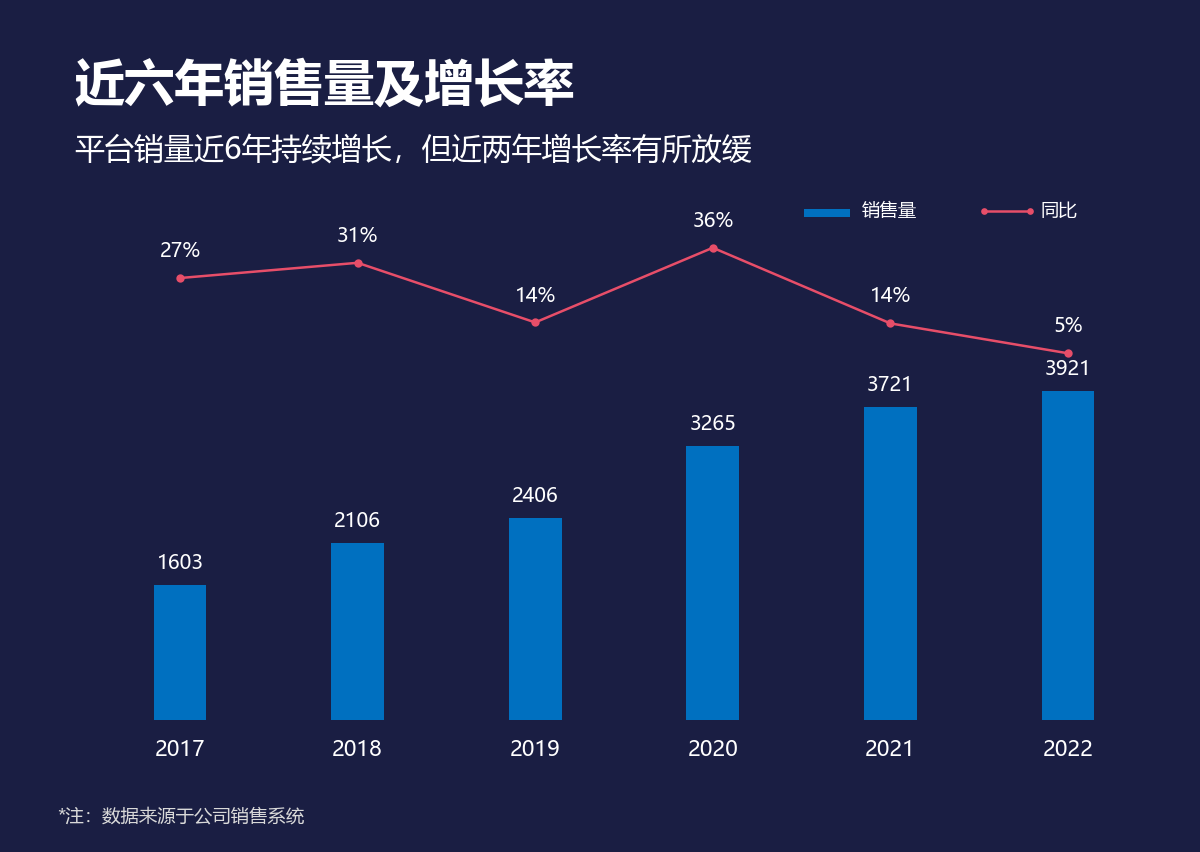

The Python source for this figure:
# -*- coding: utf-8 -*-
from pathlib import Path
import openpyxl
# 向上查找原始教材目录；只读，不修改 Excel。图形和标签共用同一组单元格值。
HERE = Path(__file__).resolve().parent
SOURCE = next((p for base in HERE.parents for p in base.glob('《*/第二章 图表(后15).xlsx')), None)
if SOURCE is None:
    raise FileNotFoundError('请把本文件夹放在教材 Excel 所在项目目录下。缺少 第二章 图表(后15).xlsx')
wb = openpyxl.load_workbook(SOURCE, data_only=True, read_only=True)
ws = wb['23 柱形折线图']
def col(letter, start, end):
    values = [ws[f'{letter}{r}'].value for r in range(start, end+1)]
    if any(v is None for v in values):
        raise ValueError(f'缺失数据：{ws.title}!{letter}{start}:{letter}{end}')
    return values

import numpy as np
import matplotlib
matplotlib.use('Agg')
import matplotlib.pyplot as plt
from matplotlib.patches import Rectangle, Circle, Wedge, Polygon, FancyBboxPatch
from matplotlib.colors import LinearSegmentedColormap
matplotlib.rcParams['font.sans-serif'] = ['Microsoft YaHei', 'SimHei']
matplotlib.rcParams['axes.unicode_minus'] = False
BG='#1A1E43'; BLUE='#0070C0'; RED='#E74E69'; YELLOW='#F5C353'; TEAL='#11A7AD'
def canvas(h=740):
    global fig,ax,H
    H=h
    fig=plt.figure(figsize=(10,h/100),dpi=120,facecolor=BG)
    ax=fig.add_axes([0,0,1,1],xlim=(0,1000),ylim=(h,0),facecolor=BG)
    ax.set_axis_off()
def text(x,y,s,size=13,color='white',ha='left',**kw):
    return ax.text(x,y,str(s),fontsize=size,color=color,ha=ha,va='center',**kw)
def rect(x,y,w,h,color,**kw):
    ax.add_patch(Rectangle((x,y),w,h,facecolor=color,edgecolor='none',**kw))
def header(title,subtitle='',note='*注：数据来源于公司销售系统，统计日期截至2022.06.30'):
    t=text(62,72,title,30,fontweight='bold')
    fig.canvas.draw()
    width=t.get_window_extent(fig.canvas.get_renderer()).width
    if width>fig.bbox.width*.9:t.set_fontsize(30*fig.bbox.width*.9/width)
    if subtitle:
        t=text(62,126,subtitle,18)
        fig.canvas.draw()
        width=t.get_window_extent(fig.canvas.get_renderer()).width
        if width>fig.bbox.width*.9:t.set_fontsize(18*fig.bbox.width*.9/width)
    if note: text(48,H-30,note,11,color='#D9D9D9')
def baseline(y=620,x0=95,x1=910):
    ax.plot([x0,x1],[y,y],color='#686A80',lw=.7)
def bar(x,v,scale,base=620,width=38,color=BLUE,label=True):
    rect(x-width/2,base-v*scale,width,v*scale,color)
    if label:text(x,base-v*scale-18,f'{v:g}',12,ha='center')
def finish():
    wb.close()
    fig.savefig(HERE/(Path(__file__).stem+'.png'),dpi=120,facecolor=BG)
    plt.close(fig)
if False:  # 此文件所有数值均来自上面的 ws/col，未嵌入 Excel 截图。
    pass

canvas(710)
years=col('B',3,8);sales=col('C',3,8);yoy=col('D',3,8)
header('近六年销售量及增长率','平台销量近6年持续增长，但近两年增长率有所放缓','*注：数据来源于公司销售系统')
xs=np.linspace(150,890,6);base=600
for x,v,y in zip(xs,sales,years):bar(x,v,.07,base,44);text(x,base+25,y,13,ha='center')
# 原图隐藏次坐标轴，范围-1到0.6，将同比折线置于柱顶上方。
ys=600-(np.array(yoy)+1)*290
ax.plot(xs,ys,color=RED,lw=1.5,marker='o',ms=4)
for x,y,v in zip(xs,ys,yoy):text(x,y-22,f'{v:.0%}',12,ha='center')
rect(670,174,38,7,BLUE);text(718,176,'销售量',11)
ax.plot([820,858],[176,176],color=RED,marker='o',ms=3);text(867,176,'同比',11)

finish()
